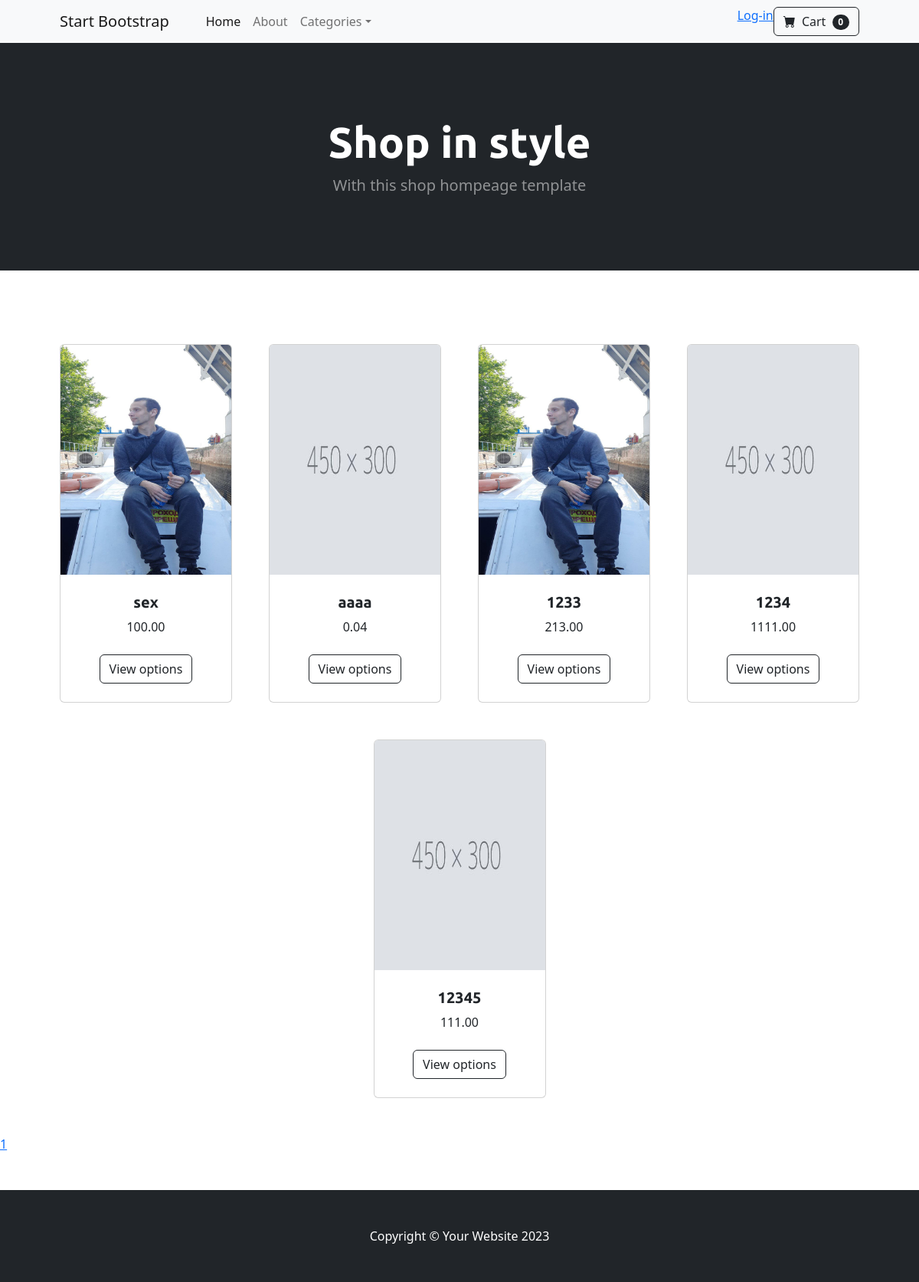
The page / on the database its author committed.
### shop/models.py (models this page shows, shortened)
class Product(models.Model):
    name = models.CharField(max_length=128)
    slug = models.CharField(max_length=128, unique=True)
    category = models.ForeignKey('category', on_delete=models.SET_NULL, null=True, blank=True, related_name='products')
    descr = models.CharField(max_length=128)
    price = models.DecimalField(max_digits=7, decimal_places=2)
    amount = models.PositiveIntegerField(null=True)
    image = models.ImageField(upload_to='product/', default='no_image.jpg')
    creator = models.ForeignKey(get_user_model(), on_delete=models.SET_NULL, null=True, blank=True)
    date_created = models.DateTimeField(auto_now_add=True)
    date_updated = models.DateTimeField(auto_now=True)
    def get_absolute_url(self):
        return reverse('shop:product_detail', args=[self.slug])

### shop/views.py (the view)
# urls.py: path('', views.ProductListView.as_view(), name='index'),
class ProductListView(ListView):
    paginate_by = 12
    model = models.Product
    template_name = 'shop/index.html'
    context_object_name = 'products'

### cart/cart.py (called while the page is built)
    def item_amount(self):
        return len(self.cart)

### cart/context_processors.py (called while the page is built)
def cart_length(request):
    cart = Cart(request)
    return {'cart_length': cart.item_amount()}

### shop/context_processors.py (called while the page is built)
def categories_processor(request):
    categories = models.Category.objects.all()
    return {'categories': categories}

### shop/models.py (called while the page is built)
    def __str__(self):
        return self.name

    def get_absolute_url(self):
        return reverse('shop:category_detail', args=[self.slug])

### shop/templates/shop/index.html (shortened to what this page needs)
{% extends 'shop/base.html' %}
{%block content%}
{% include 'shop/elements/navigation.html' %}
{% include 'shop/elements/header.html' %}
{% include  'shop/elements/product_list.html' %}
{% endblock %}

### shop/templates/shop/elements/shot_product_detail.html
                    <div class="col mb-5">
                        <div class="card h-100">
                            <img class="card-img-top" src="{{product.image.url}}" alt="..." height="300" width="450"/>
                            <div class="card-body p-4">
                                <div class="text-center">
                                    <h5 class="fw-bolder">{{product.name}}</h5>
                                    {{product.price}}
                                </div>
                            </div>
                            <div class="card-footer p-4 pt-0 border-top-0 bg-transparent">
                                <div class="text-center"><a class="btn btn-outline-dark mt-auto" href="{{product.get_absolute_url}}">View options</a></div>
                            </div>
                        </div>
                    </div>

### rows shown on the page
Product: image (picture), name "sex", price "100.00"
Product: image (placeholder picture), name "aaaa", price "0.04"
Product: image (picture), name "1233", price "213.00"
Product: image (placeholder picture), name "1234", price "1111.00"
Product: image (placeholder picture), name "12345", price "111.00"

### other values the page prints
{{ cart_length }} "0"
{{ page_number }} "1"
